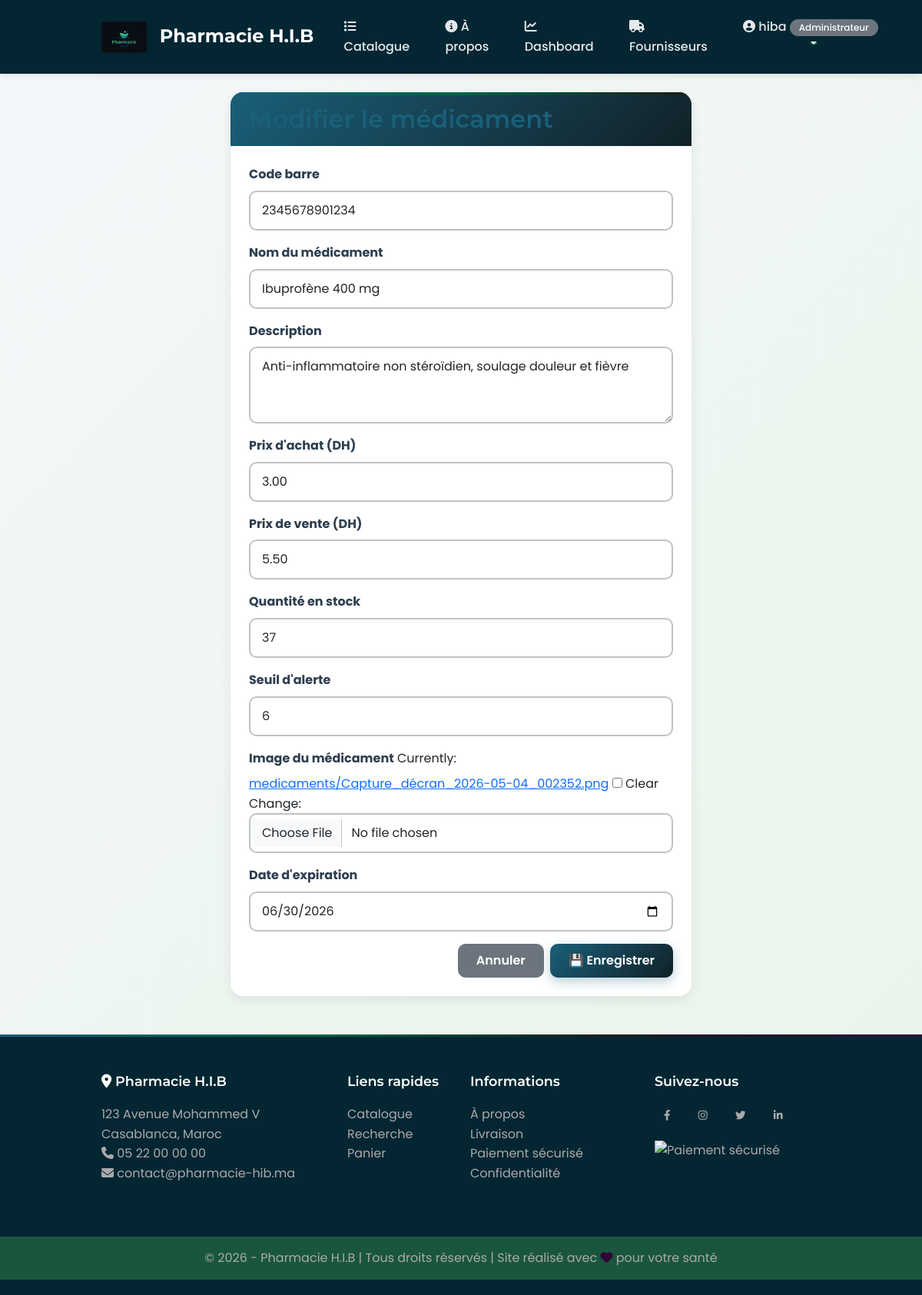
The app's page /2/modifier/ (signed in) with its own data.
### users/models.py (models this page shows, shortened)
class Profile(models.Model):
    ROLE_CHOICES = [
        ('client', 'Client'),
        ('pharmacien', 'Pharmacien'),
        ('admin', 'Administrateur'),
    ]
    user = models.OneToOneField(User, on_delete=models.CASCADE)
    role = models.CharField(max_length=20, choices=ROLE_CHOICES, default='client')
    telephone = models.CharField(max_length=20, blank=True)
    adresse = models.TextField(blank=True)

### stock/models.py (models this page shows, shortened)
class Medicament(models.Model):
    code_barre = models.CharField(max_length=50, unique=True, verbose_name="Code barre")
    nom = models.CharField(max_length=200, verbose_name="Nom du médicament")
    description = models.TextField(blank=True, verbose_name="Description")
    dosage = models.CharField(max_length=100, blank=True, verbose_name="Dosage (ex: 500mg)")
    forme = models.CharField(max_length=100, blank=True, verbose_name="Forme (comprimé, sirop, etc.)")
    prix_achat = models.DecimalField(max_digits=10, decimal_places=2, verbose_name="Prix d'achat")
    prix_vente = models.DecimalField(max_digits=10, decimal_places=2, verbose_name="Prix de vente")
    quantite_stock = models.IntegerField(default=0, verbose_name="Quantité en stock")
    seuil_alerte = models.IntegerField(default=10, verbose_name="Seuil d'alerte")
    image = models.ImageField(upload_to='medicaments/', null=True, blank=True, verbose_name="Image")
    date_expiration = models.DateField(verbose_name="Date d'expiration")
    date_ajout = models.DateTimeField(auto_now_add=True, verbose_name="Date d'ajout")
    class Meta:
        verbose_name = "Médicament"
        verbose_name_plural = "Médicaments"
        ordering = ['nom']

### stock/views.py (the view)
# urls.py: path('<int:pk>/modifier/', views.modifier_medicament, name='modifier'),
@login_required
def modifier_medicament(request, pk):
    if request.user.profile.role not in ['admin', 'pharmacien']:
        messages.error(request, '❌ Accès réservé aux pharmaciens et administrateurs')
        return redirect('stock:liste_medicaments')
    medicament = get_object_or_404(Medicament, pk=pk)
    if request.method == 'POST':
        form = MedicamentForm(request.POST, request.FILES, instance=medicament)
        if form.is_valid():
            form.save()
            messages.success(request, f'Médicament "{medicament.nom}" modifié avec succès !')
            return redirect('stock:liste_medicaments')
    else:
        form = MedicamentForm(instance=medicament)
    return render(request, 'stock/medicament_form.html', {'form': form, 'titre': 'Modifier le médicament'})

### pharmacie/context_processors.py (called while the page is built)
def alertes_context(request):
    if request.user.is_authenticated and request.user.profile.role in ['admin', 'pharmacien']:
        rupture = Medicament.objects.filter(quantite_stock=0).count()
        critique = Medicament.objects.filter(quantite_stock__lte=Medicament.objects.values('seuil_alerte')).count()
        date_limite = timezone.now().date() + timedelta(days=30)
        expirant = Medicament.objects.filter(date_expiration__lte=date_limite, date_expiration__gte=timezone.now().date()).count()
        expires = Medicament.objects.filter(date_expiration__lt=timezone.now().date()).count()
        total_alertes = rupture + critique + expirant + expires
    else:
        total_alertes = 0
    return {'total_alertes': total_alertes}

### stock/templates/stock/medicament_form.html (shortened to what this page needs)
{% extends 'base.html' %}
{% block content %}
<div class="container">
    <div class="row justify-content-center">
        <div class="col-md-8">
            <div class="card">
                <div class="card-header bg-primary text-white">
                    <h2 class="mb-0">{{ titre }}</h2>
                </div>
                <div class="card-body">
                    <form method="post" enctype="multipart/form-data">
                        {% for field in form %}
                        <div class="mb-3">
                            <label for="{{ field.id_for_label }}" class="form-label fw-bold">
                                {{ field.label }}
                            </label>
                            {{ field }}
                        </div>
                        {% endfor %}
                        <div class="d-grid gap-2 d-md-flex justify-content-md-end">
                            <a href="{% url 'stock:liste_medicaments' %}" class="btn btn-secondary">
                                Annuler
                            </a>
                            <button type="submit" class="btn btn-primary">
                                💾 Enregistrer
                            </button>
                        </div>
                    </form>
                </div>
            </div>
        </div>
    </div>
</div>
{% endblock %}

### templates/base.html (shortened to what this page needs)
<!DOCTYPE html>
<html lang="fr">
<head>
    <link href="https://cdn.jsdelivr.net/npm/bootstrap@5.3.0/dist/css/bootstrap.min.css" rel="stylesheet">
    <link rel="stylesheet" href="https://cdnjs.cloudflare.com/ajax/libs/font-awesome/6.4.0/css/all.min.css">
    {% load static %}
    <link rel="stylesheet" href="{% static 'css/style.css' %}">
</head>
<body>
    <nav class="navbar navbar-expand-lg navbar-dark bg-pharmacy sticky-top">
        <div class="container">
            <a class="navbar-brand" href="{% url 'stock:liste_medicaments' %}">
                <img src="{% static 'images/image.png' %}" alt="H.I.B">
                Pharmacie H.I.B
            </a>
            <div class="collapse navbar-collapse" id="navbarNav">
                <ul class="navbar-nav ms-auto">
                    <li class="nav-item">
                        <a class="nav-link" href="{% url 'stock:liste_medicaments' %}">
                            <i class="fas fa-list"></i> Catalogue
                        </a>
                    </li>
                    <li class="nav-item">
                        <a class="nav-link" href="{% url 'stock:about' %}">
                            <i class="fas fa-info-circle"></i> À propos
                        </a>
                    </li>
                    {% if user.is_authenticated %}
                        {% if user.profile.role == 'admin' %}
                            <li class="nav-item">
                                <a class="nav-link" href="{% url 'dashboard:index' %}">
                                    <i class="fas fa-chart-line"></i> Dashboard
                                </a>
                            </li>
                            <li class="nav-item">
                                <a class="nav-link" href="{% url 'stock:liste_fournisseurs' %}">
                                    <i class="fas fa-truck"></i> Fournisseurs
                                </a>
                            </li>
                        {% endif %}
                        <li class="nav-item dropdown">
                            <a class="nav-link dropdown-toggle" href="#" data-bs-toggle="dropdown">
                                <i class="fas fa-user-circle"></i> {{ user.username }}
                                <span class="badge bg-secondary">{{ user.profile.get_role_display }}</span>
                            </a>
                        </li>
                    {% endif %}
                </ul>
            </div>
        </div>
    </nav>
    <main class="container mt-4">
        {% block content %}
        {% endblock %}
    </main>
    <footer class="footer">
        <div class="container">
            <div class="row">
                <div class="col-md-4 mb-4">
                    <h5><i class="fas fa-map-marker-alt"></i> Pharmacie H.I.B</h5>
                    <p>123 Avenue Mohammed V<br>
                    Casablanca, Maroc<br>
                    <i class="fas fa-phone"></i> 05 22 00 00 00<br>
                    <i class="fas fa-envelope"></i> contact@pharmacie-hib.ma</p>
                </div>
                <div class="col-md-2 mb-4">
                    <h5>Liens rapides</h5>
                    <ul class="list-unstyled">
                        <li><a href="{% url 'stock:liste_medicaments' %}">Catalogue</a></li>
                        <li><a href="{% url 'stock:recherche' %}">Recherche</a></li>
                        <li><a href="{% url 'ventes:panier' %}">Panier</a></li>
                    </ul>
                </div>
                <div class="col-md-3 mb-4">
                    <h5>Informations</h5>
                    <ul class="list-unstyled">
                        <li><a href="#">À propos</a></li>
                        <li><a href="#">Livraison</a></li>
                        <li><a href="#">Paiement sécurisé</a></li>
                        <li><a href="#">Confidentialité</a></li>
                    </ul>
                </div>
                <div class="col-md-3 mb-4">
                    <h5>Suivez-nous</h5>
                    <div class="social-links">
                        <a href="#" class="btn btn-outline-light btn-sm me-2"><i class="fab fa-facebook-f"></i></a>
                        <a href="#" class="btn btn-outline-light btn-sm me-2"><i class="fab fa-instagram"></i></a>
                        <a href="#" class="btn btn-outline-light btn-sm me-2"><i class="fab fa-twitter"></i></a>
                        <a href="#" class="btn btn-outline-light btn-sm"><i class="fab fa-linkedin-in"></i></a>
                    </div>
                    <div class="mt-3">
                        <img src="{% static 'images/paiement.png' %}" alt="Paiement sécurisé" style="height: 40px;" class="img-fluid">
                    </div>
                </div>
            </div>
        </div>
        <div class="footer-bottom">
            <div class="container text-center">
                <p class="mb-0">&copy; 2026 - Pharmacie H.I.B | Tous droits réservés | Site réalisé avec <i class="fas fa-heart text-danger"></i> pour votre santé</p>
            </div>
        </div>
    </footer>
</body>
</html>

### templates/base.html (style rules this page uses)
:root { --primary-color: #042633ff; --secondary-color: #042633ff; --accent-color: #e62236ff; --danger-color: #e74c3c; --success-color: #27ae60; --warning-color: #f39c12; --light-bg: #f8f9fa; }
.navbar-brand { font-weight: bold; font-size: 1.5rem; }
.navbar-brand img { height: 40px; margin-right: 10px; }
.bg-pharmacy { background: linear-gradient(135deg, var(--primary-color), var(--secondary-color)); box-shadow: 0 2px 10px rgba(0,0,0,0.1); }
.nav-link { font-weight: 500; transition: all 0.3s; }
.footer { background: #042633ff; color: #aaa; padding: 50px 0 20px; margin-top: 50px; }
.footer h5 { color: white; margin-bottom: 20px; font-weight: 600; }
.footer a { color: #aaa; text-decoration: none; transition: color 0.3s; }
.footer-bottom { background: #1a563dff; padding: 15px 0; margin-top: 30px; }

### records on screen
Medicament: form "2345678901234" "Ibuprofène 400 mg" "Anti-inflammatoire non stéroïdien, soulage douleur et fièvre" "3.00" "5.50" "37" "6" "06/30/2026"

### other values on screen
{{ user.username }} "hiba"
{{ user.profile.get_role_display }} "Administrateur"
{{ titre }} "Modifier le médicament"
{{ field.label }} "Code barre" "Nom du médicament" "Description" "Prix d'achat (DH)" "Prix de vente (DH)" "Quantité en stock" "Seuil d'alerte" "Image du médicament" "Date d'expiration"
